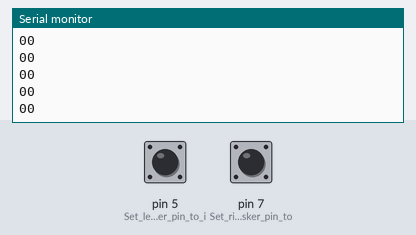
A sketch run on a simulated Arduino Uno, built with avr-gcc and run on an emulated ATmega328P. Parts: the last lines printed to the serial monitor. Inputs (shaded band) come from the test bench; at power-on: pin 5 (Set_left_whisker_pin_to_i) LOW, pin 7 (Set_right_whisker_pin_to) LOW.

Above: at 1.2 s.
1.3 s: pin 5 (Set_left_whisker_pin_to_i) pulled HIGH for 0.15 s
At 1.32 s:
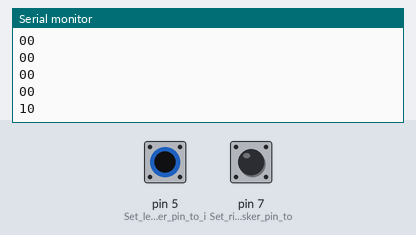
2.9 s: pin 7 (Set_right_whisker_pin_to) pulled HIGH for 0.15 s
At 2.92 s:
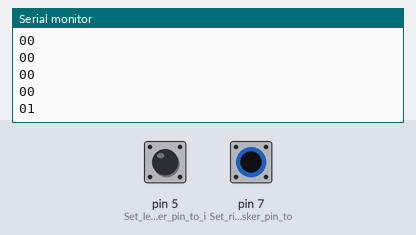
Timing chart, 0 to 5.9 s (numbered marks = the images above; inputs shaded):
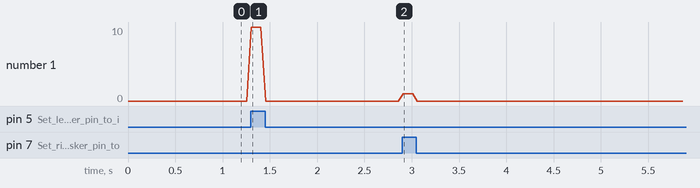

Measured:
- after the input at 1.3 s, the serial monitor: prints a new line at once (image 1)
- after the input at 2.9 s, the serial monitor: prints a new line at once (image 2)

The sketch:

WhiskerDetection.ino
```cpp
/*
 * Robotics with the BOE Shield - DisplayWhiskerStates
 * Display left and right whisker states in Serial Monitor.
 * 1 indicates no contact; 0 indicates contact.
 */

void setup()                                 // Built-in initialization block
{
  //tone(4, 3000, 1000);                       // Play tone for 1 second
  //delay(1000);                               // Delay to finish tone
  pinMode(7, INPUT);                         // Set right whisker pin to input
  pinMode(5, INPUT);                         // Set left whisker pin to input

  Serial.begin(9600);                        // Set data rate to 9600 bps
}

void loop()                                  // Main loop auto-repeats
{
  byte wLeft = digitalRead(5);               // Copy left result to wLeft
  byte wRight = digitalRead(7);              // Copy right result to wRight

  Serial.print(wLeft);                       // Display left whisker state
  Serial.println(wRight);                    // Display right whisker state

  delay(50);                                 // Pause for 50 ms
}
```
